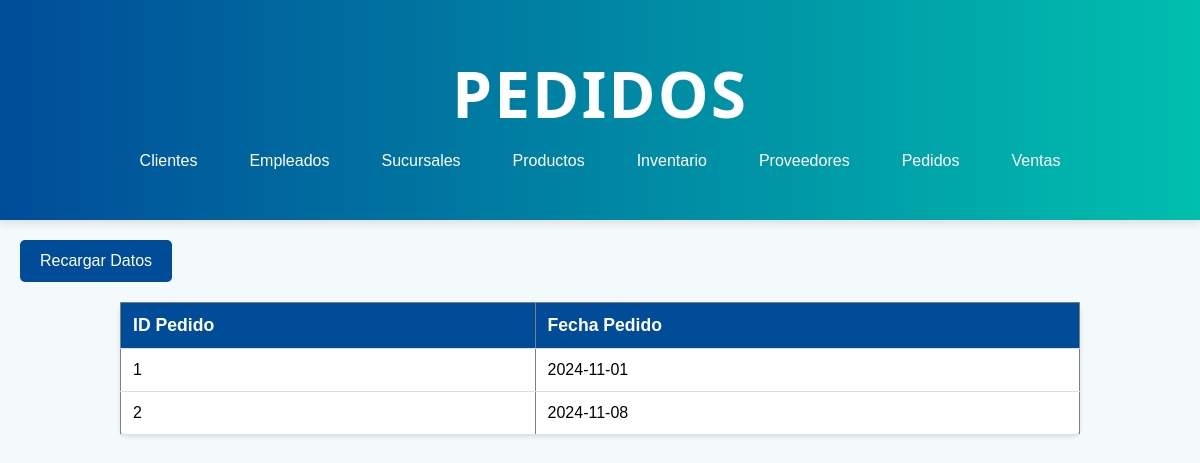
/pedido.php, run on an earlier commit of the app's database.
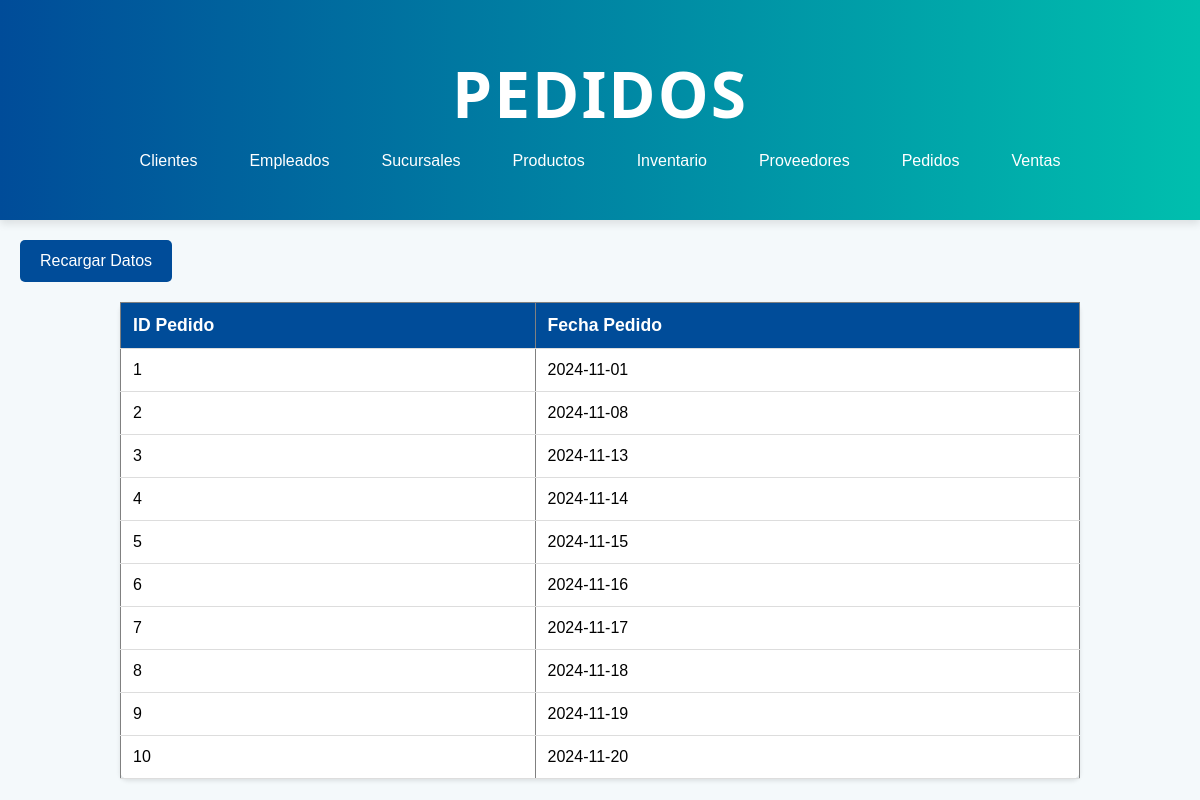
And on a later commit of the database.
### tables this page shows
CREATE TABLE `pedido` (
  `idPedido` int(11) NOT NULL,
  `fechaPedido` date NOT NULL
);

### pedido.php (the view, shortened to what this page needs)
<!DOCTYPE html>
<html lang="es">
<head>
    <link rel="stylesheet" href="css/stylesListas.css">
</head>
<body>
    <header class="header">
        <h1>Pedidos</h1>
        <nav>
            <ul>
                <li><a href="cliente.php">Clientes</a></li>
                <li><a href="empleado.php">Empleados</a></li>
                <li><a href="sucursal.php">Sucursales</a></li>
                <li><a href="producto.php">Productos</a></li>
                <li><a href="inventario.php">Inventario</a></li>
                <li><a href="proveedor.php">Proveedores</a></li>
                <li><a href="pedido.php">Pedidos</a></li>
                <li><a href="venta.php">Ventas</a></li>
            </ul>
        </nav>
    </header>
    <button onclick="window.location.reload()">Recargar Datos</button>
    <table border="1">
        <thead>
            <tr>
                <th>ID Pedido</th>
                <th>Fecha Pedido</th>
            </tr>
        </thead>
        <tbody id="datosPedido">
            <?php
            $servername = "localhost";
            $username = "root";
            $password = "";
            $dbname = "drogueriasconfe";
            $conn = new mysqli($servername, $username, $password, $dbname);
            $sql = "SELECT idPedido, fechaPedido FROM pedido";
            $result = $conn->query($sql);
            if ($result->num_rows > 0) {
                while ($row = $result->fetch_assoc()) {
                    echo "<tr>
                            <td>" . $row['idPedido'] . "</td>
                            <td>" . $row['fechaPedido'] . "</td>
                          </tr>";
                }
            } else {
                echo "<tr><td colspan='2'>No se encontraron pedidos</td></tr>";
            }
            ?>
        </tbody>
    </table>
</body>
</html>

What changed in the data, as far as the page shows it:
added pedido: idPedido "3", fechaPedido "2024-11-13"
added pedido: idPedido "4", fechaPedido "2024-11-14"
added pedido: idPedido "5", fechaPedido "2024-11-15"
added pedido: idPedido "6", fechaPedido "2024-11-16"
added pedido: idPedido "7", fechaPedido "2024-11-17"
added pedido: idPedido "8", fechaPedido "2024-11-18"
added pedido: idPedido "9", fechaPedido "2024-11-19"
added pedido: idPedido "10", fechaPedido "2024-11-20"
